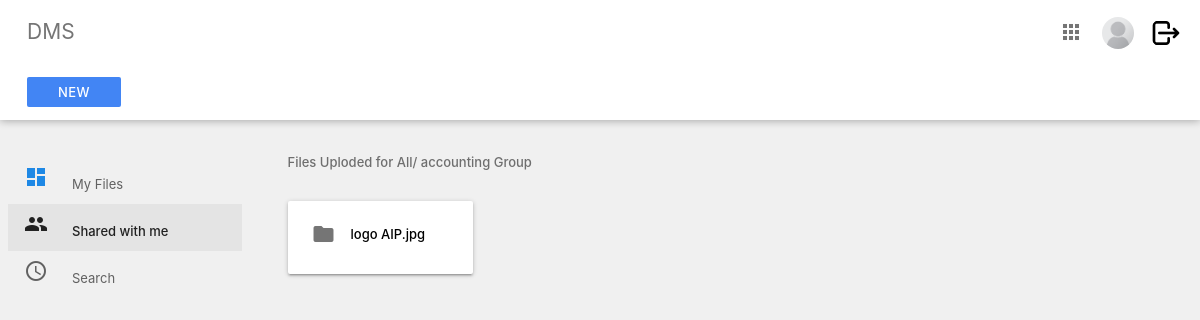
The page /index/shared/ (signed in) on the database as committed earlier.
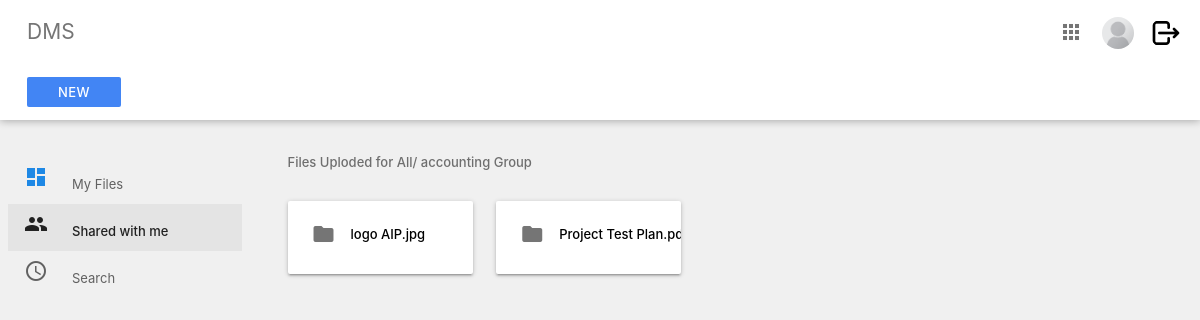
The same page on the database as committed later.
### System/models.py (models this page shows, shortened)
class Version_control(models.Model):
    groupchoices = models.TextChoices('groupchoices', 'management all accounting sales tech')
    name = models.CharField(max_length=100)
    file = models.FileField(upload_to='files/version/')
    org_name = models.CharField(max_length=100, blank=True, null=True)
    extension = models.CharField(max_length=10, blank=True, null=True)
    version = models.IntegerField(default='2')
    prev_version = models.ForeignKey(Files, on_delete=models.SET_NULL, null=True, blank=True)
    pre_ver_control = models.ForeignKey('self', on_delete=models.SET_NULL, null=True, blank=True)
    group = models.CharField(max_length=100,
                             default='all',
                             choices=groupchoices.choices)
    uploaded_by = models.ForeignKey(User, on_delete=models.SET_NULL, null=True, blank=True)
    created_at = models.DateTimeField(auto_now_add=True)
    new_version = models.BooleanField(default=False)
    file_content = models.TextField(blank=True, null=True)
    @property
    def fileURL(self):
        try:
            url = self.file.url
        except:
            url = None
        return url

### System/views.py (the view)
# urls.py: path("shared/", views.for_me, name="shared"),
@login_required(login_url='login')
def for_me(request):
    if not check_user_status(request):
        messages.error(request, 'Your account is not active. Please contact admin to activate your account.')
        return redirect('logout')
    profile = UserInfo.objects.get(user=request.user)
    files = Files.objects.filter(Q(group=profile.group) | Q(group="all") & Q(new_version=False))
    new_ver = Version_control.objects.filter(Q(group=profile.group) | Q(group="all") & Q(new_version=False))
    if files.count() == 0:
        context = {'data1': new_ver, 'shared':'shared','user':profile}
    if new_ver.count() == 0:
        context = {'data': files, 'shared':'shared','user':profile}
    if new_ver.count() > 0 and files.count() > 0:
        context = {'data': files, 'data1': new_ver, 'shared':'shared', 'user':profile}
    return render(request, 'dms/with_me.html', context)

### System/utils.py (called while the page is built)
def check_user_status(request):
    user = UserInfo.objects.get(user=request.user)
    if user.active == True:
        return True
    else:
        return False

### Users/models.py (called while the page is built)
    @property
    def imageURL(self):
        try:
            url = self.image.url
        except:
            url = '/media/placeholder.png'
        return url

### template/dms/with_me.html (shortened to what this page needs)
{% extends  'dms/section/main.html'%}
{% load static %}
{% block content %}
    <div class="main">
      <div class="container-fluid">
        <p class="subheader">Files Uploded for All/ {{user.group}} Group</p>
        {% if data1 %}
        {% for d in data1 %}
        <div class="card-panel folder">
          <a href="{% url 'view' pk=d.id type='version' %}">
            <i class=" material-icons left">folder</i>
          </a>
          <div class="tooltip"><a href="{{d.fileURL}}" style="text-decoration: none;color: black; overflow: hidden;" onMouseOver="this.style.color='blue'"
            onMouseOut="this.style.color='black'"><div class="short">{{d.org_name}}.{{d.extension}}</div>
           </a> <span class="tooltiptext">Version : {{d.version}}</span>
          </div>
        </div>
        {%endfor%}
        {%endif%}
    {% endblock %}

Rows that differ between the two databases and show on the page:
added Version_control: org_name "Project Test P…"
